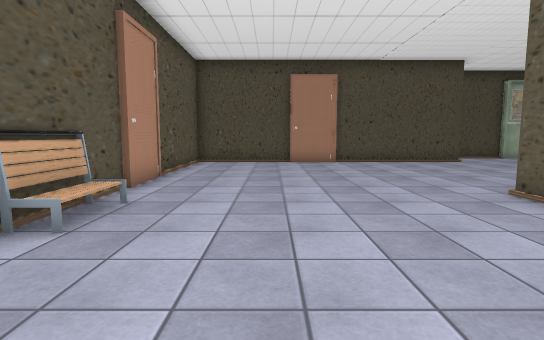
[1] (above)

16 first-person views from a walk through a 3-D level made in the Unity game engine. The camera is 1.3 m above the floor, tilts 6° down and sees 80° across. The floor is counted in squares, 1.12 m on a side. Each view is taken from the middle of a square. On the plan, view 1 faces up. The plan holds only what a view shows up to about 13 squares ahead; the rest is blank. The place goes on beyond the plan. The player is left out. Some surface patterns are stand-ins.

[2]
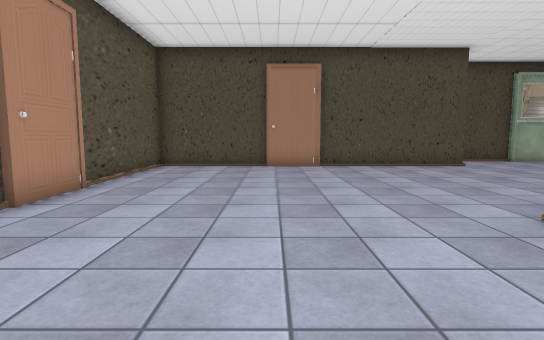

[3]
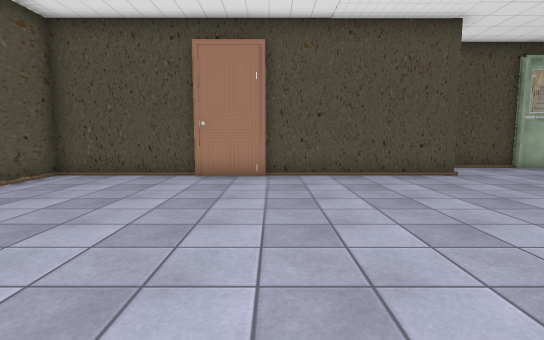

[4]
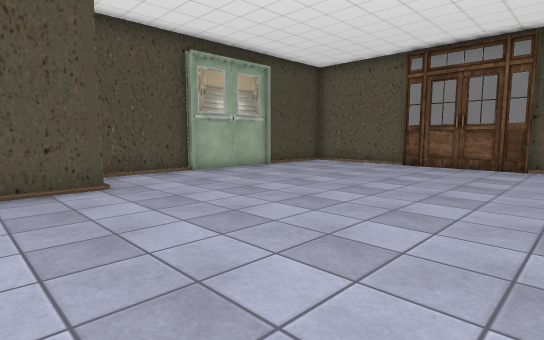

[5]
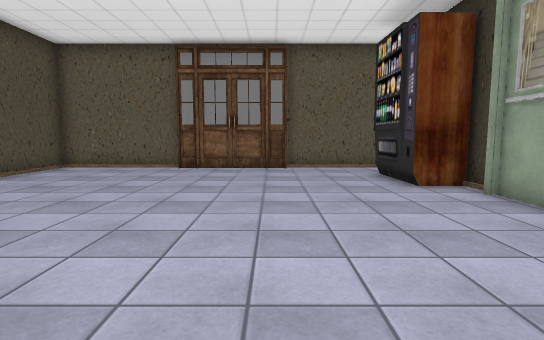

[6]
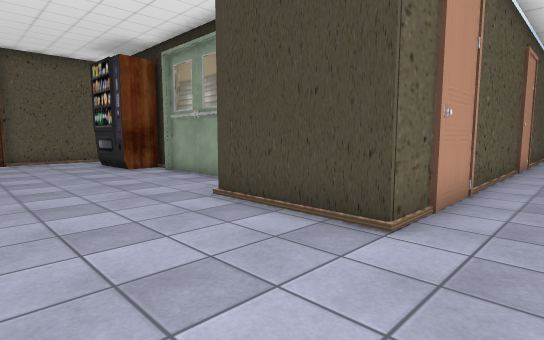

[7]
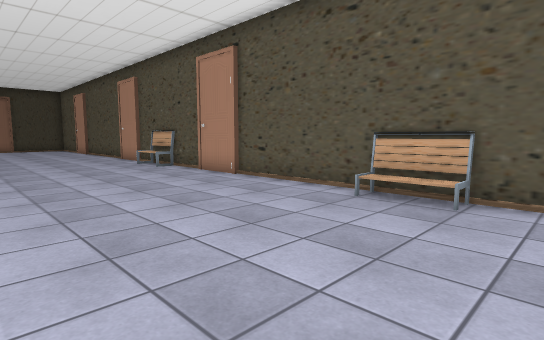

[8]
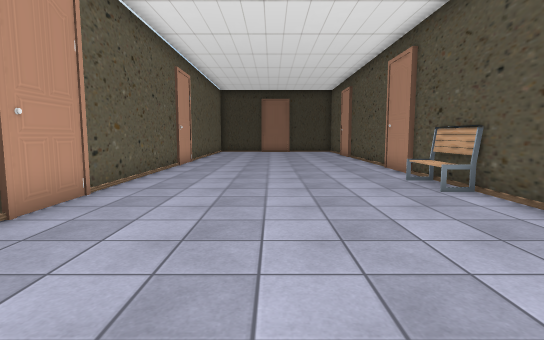

[9]
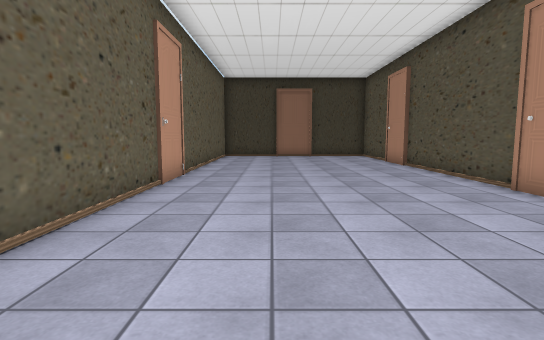

[10]
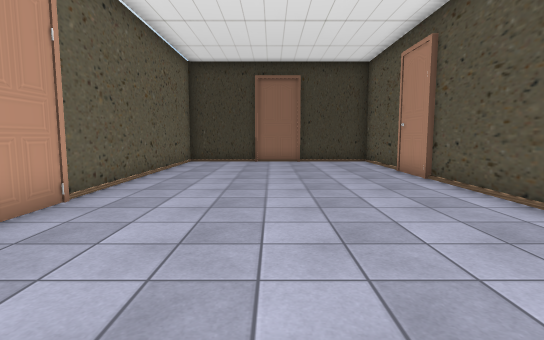

[11]
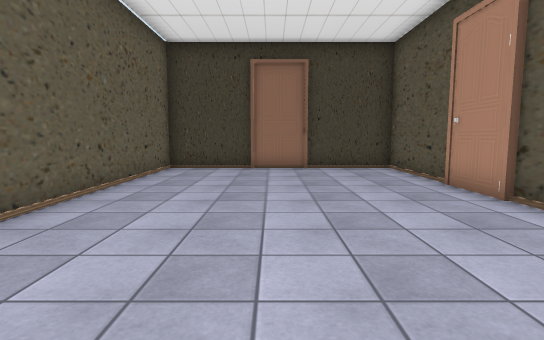

[12]
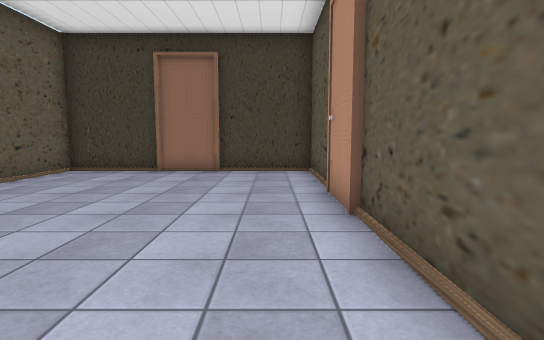

[13]
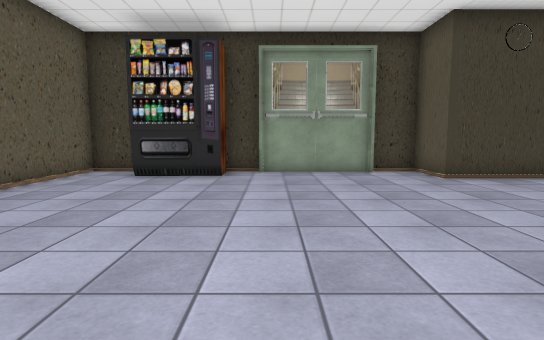

[14]
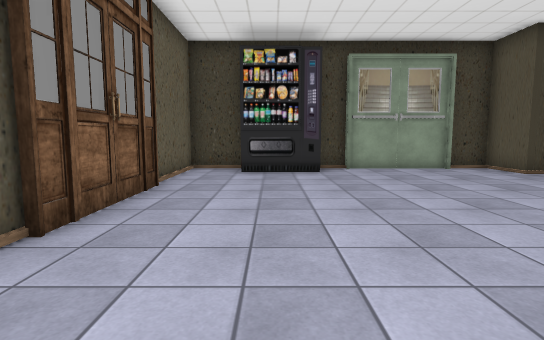

[15]
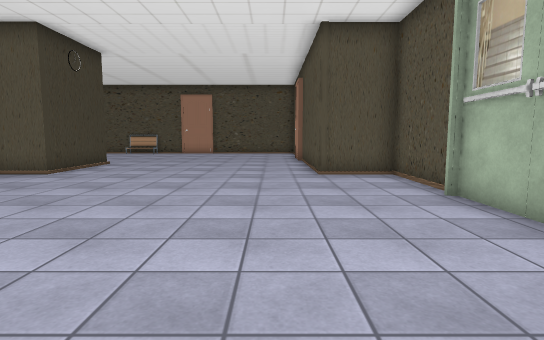

[16]
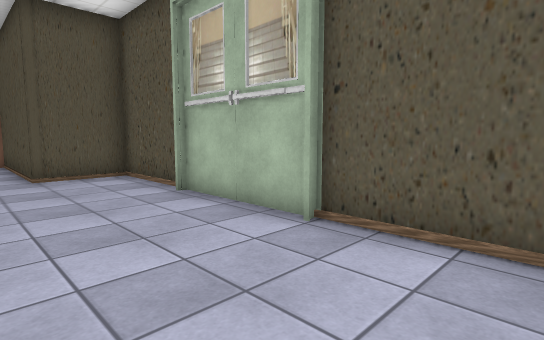

### Floor plan
Points are (right, up) in squares from view 1. A wall is a line through its corners. A room is listed if a view was taken in it or the views show most of it. See-through windows are left out.
Room 1 (views 1, 2, 3, 4, 5, 6, 7, 8, 9, 10, 11, 12, 13, 14, 15, 16)
walls: (9.7, 4.6) (13.5, 4.6); (-3.4, -4.6) (-2.6, -4.6); (13.2, 4.3) (14.9, 4.3); (14.5, 4.4) (14.5, 5.8) (17, 5.8); (2.9, 14.3) (0.8, 14.3); (17, 4.3) (18.9, 4.3) (18.9, 8.5); (0.9, 14.4) (-3.3, 14.4) (-3.3, -21.8) (4.7, -21.8) (4.7, 6.2) (8.3, 6.2) (8.3, 4.3) (9.8, 4.3); (18.7, 8.4) (18.7, 12.5); (18.9, 12.2) (18.9, 16.7) (8.3, 16.7) (8.3, 14.4) (2.8, 14.4)
low walls: (-2.6, 5.5) (-2.6, 3.8) (-3.2, 3.8); (-2.6, -4.6) (-2.6, -6.5)

Positions as (right, up) in squares from view 1, and headings:
1: (0, 0), facing up
2: (1, 2), facing up
3: (3, 5), facing up
4: (6, 7), facing up-right
5: (7, 9), facing right
6: (3, 10), facing down-right
7: (3, 7), facing down-left
8: (1, 2), facing down
9: (2, -3), facing down
10: (1, -7), facing down
11: (1, -10), facing down
12: (-2, -11), facing down
13: (13, 15), facing down
14: (16, 16), facing down
15: (18, 13), facing left
16: (18, 13), facing up-left
